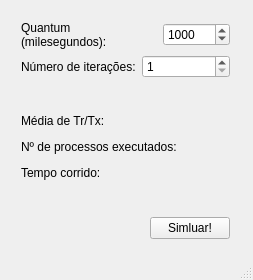
<?xml version="1.0" encoding="UTF-8"?>
<ui version="4.0">
 <class>MainWindow</class>
 <widget class="QMainWindow" name="MainWindow">
  <property name="geometry">
   <rect>
    <x>0</x>
    <y>0</y>
    <width>253</width>
    <height>280</height>
   </rect>
  </property>
  <property name="sizePolicy">
   <sizepolicy hsizetype="Expanding" vsizetype="Expanding">
    <horstretch>0</horstretch>
    <verstretch>0</verstretch>
   </sizepolicy>
  </property>
  <property name="windowTitle">
   <string>Simulador Round Robin</string>
  </property>
  <widget class="QWidget" name="centralWidget">
   <widget class="QWidget" name="">
    <property name="geometry">
     <rect>
      <x>10</x>
      <y>10</y>
      <width>231</width>
      <height>241</height>
     </rect>
    </property>
    <layout class="QVBoxLayout" name="verticalLayout_3">
     <item>
      <layout class="QHBoxLayout" name="horizontalLayout">
       <item>
        <widget class="QLabel" name="label_quantum">
         <property name="text">
          <string>Quantum (milesegundos):</string>
         </property>
         <property name="wordWrap">
          <bool>true</bool>
         </property>
        </widget>
       </item>
       <item>
        <widget class="QSpinBox" name="spinBox_quantum">
         <property name="minimum">
          <number>1</number>
         </property>
         <property name="maximum">
          <number>999999</number>
         </property>
         <property name="value">
          <number>1000</number>
         </property>
        </widget>
       </item>
      </layout>
     </item>
     <item>
      <layout class="QHBoxLayout" name="horizontalLayout_2">
       <item>
        <widget class="QLabel" name="label_n_iter">
         <property name="text">
          <string>Número de iterações:</string>
         </property>
         <property name="wordWrap">
          <bool>true</bool>
         </property>
        </widget>
       </item>
       <item>
        <widget class="QSpinBox" name="spinBox_n_iter">
         <property name="minimum">
          <number>1</number>
         </property>
         <property name="maximum">
          <number>999999</number>
         </property>
        </widget>
       </item>
      </layout>
     </item>
     <item>
      <spacer name="verticalSpacer">
       <property name="orientation">
        <enum>Qt::Vertical</enum>
       </property>
       <property name="sizeHint" stdset="0">
        <size>
         <width>20</width>
         <height>40</height>
        </size>
       </property>
      </spacer>
     </item>
     <item>
      <layout class="QVBoxLayout" name="verticalLayout">
       <item>
        <layout class="QHBoxLayout" name="horizontalLayout_4">
         <item>
          <widget class="QLabel" name="label_TrTx_L">
           <property name="text">
            <string>Média de Tr/Tx: </string>
           </property>
          </widget>
         </item>
         <item>
          <widget class="QLabel" name="label_TrTx">
           <property name="text">
            <string/>
           </property>
          </widget>
         </item>
         <item>
          <spacer name="horizontalSpacer_4">
           <property name="orientation">
            <enum>Qt::Horizontal</enum>
           </property>
           <property name="sizeHint" stdset="0">
            <size>
             <width>40</width>
             <height>20</height>
            </size>
           </property>
          </spacer>
         </item>
        </layout>
       </item>
       <item>
        <layout class="QHBoxLayout" name="horizontalLayout_6">
         <item>
          <widget class="QLabel" name="label_n_proc_exec_L">
           <property name="text">
            <string>Nº de processos executados: </string>
           </property>
          </widget>
         </item>
         <item>
          <widget class="QLabel" name="label_n_proc_exec">
           <property name="text">
            <string/>
           </property>
          </widget>
         </item>
         <item>
          <spacer name="horizontalSpacer_3">
           <property name="orientation">
            <enum>Qt::Horizontal</enum>
           </property>
           <property name="sizeHint" stdset="0">
            <size>
             <width>40</width>
             <height>20</height>
            </size>
           </property>
          </spacer>
         </item>
        </layout>
       </item>
       <item>
        <layout class="QHBoxLayout" name="horizontalLayout_5">
         <item>
          <widget class="QLabel" name="label_temp_L">
           <property name="text">
            <string>Tempo corrido: </string>
           </property>
          </widget>
         </item>
         <item>
          <widget class="QLabel" name="label_temp">
           <property name="text">
            <string/>
           </property>
          </widget>
         </item>
         <item>
          <spacer name="horizontalSpacer_2">
           <property name="orientation">
            <enum>Qt::Horizontal</enum>
           </property>
           <property name="sizeHint" stdset="0">
            <size>
             <width>40</width>
             <height>20</height>
            </size>
           </property>
          </spacer>
         </item>
        </layout>
       </item>
      </layout>
     </item>
     <item>
      <spacer name="verticalSpacer_2">
       <property name="orientation">
        <enum>Qt::Vertical</enum>
       </property>
       <property name="sizeHint" stdset="0">
        <size>
         <width>20</width>
         <height>40</height>
        </size>
       </property>
      </spacer>
     </item>
     <item>
      <layout class="QHBoxLayout" name="horizontalLayout_3">
       <item>
        <spacer name="horizontalSpacer">
         <property name="orientation">
          <enum>Qt::Horizontal</enum>
         </property>
         <property name="sizeHint" stdset="0">
          <size>
           <width>18</width>
           <height>24</height>
          </size>
         </property>
        </spacer>
       </item>
       <item>
        <widget class="QPushButton" name="pushButton">
         <property name="text">
          <string>Simluar!</string>
         </property>
        </widget>
       </item>
      </layout>
     </item>
    </layout>
   </widget>
   <zorder>layoutWidget</zorder>
   <zorder>layoutWidget</zorder>
   <zorder>layoutWidget</zorder>
   <zorder>label_TrTx_L</zorder>
   <zorder>label_TrTx</zorder>
   <zorder>layoutWidget_2</zorder>
   <zorder>layoutWidget_3</zorder>
   <zorder>label_temp_L</zorder>
   <zorder>label_n_proc_exec_L</zorder>
   <zorder>label_n_proc_exec_L</zorder>
   <zorder>layoutWidget_3</zorder>
  </widget>
  <widget class="QStatusBar" name="statusBar"/>
 </widget>
 <layoutdefault spacing="6" margin="11"/>
 <resources/>
 <connections/>
</ui>
